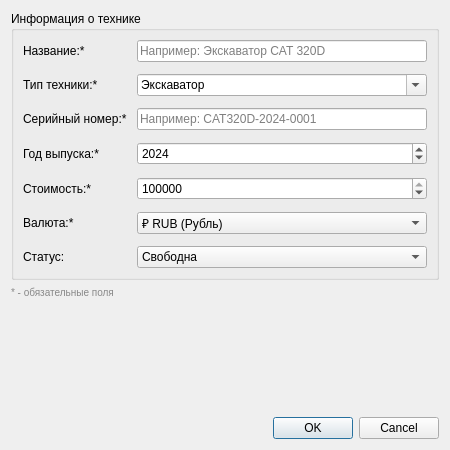
<?xml version="1.0" encoding="UTF-8"?>
<ui version="4.0">
 <class>MachineDialog</class>
 <widget class="QDialog" name="MachineDialog">
  <property name="geometry">
   <rect>
    <x>0</x>
    <y>0</y>
    <width>450</width>
    <height>450</height>
   </rect>
  </property>
  <property name="windowTitle">
   <string>Добавить технику</string>
  </property>
  <property name="modal">
   <bool>true</bool>
  </property>
  <layout class="QVBoxLayout" name="verticalLayout">
   <item>
    <widget class="QGroupBox" name="groupBox">
     <property name="title">
      <string>Информация о технике</string>
     </property>
     <layout class="QFormLayout" name="formLayout">
      <property name="horizontalSpacing">
       <number>10</number>
      </property>
      <property name="verticalSpacing">
       <number>12</number>
      </property>
      <item row="0" column="0">
       <widget class="QLabel" name="labelName">
        <property name="text">
         <string>Название:*</string>
        </property>
       </widget>
      </item>
      <item row="0" column="1">
       <widget class="QLineEdit" name="editName">
        <property name="placeholderText">
         <string>Например: Экскаватор CAT 320D</string>
        </property>
       </widget>
      </item>
      <item row="1" column="0">
       <widget class="QLabel" name="labelType">
        <property name="text">
         <string>Тип техники:*</string>
        </property>
       </widget>
      </item>
      <item row="1" column="1">
       <widget class="QComboBox" name="comboType">
        <property name="editable">
         <bool>true</bool>
        </property>
        <item>
         <property name="text">
          <string>Экскаватор</string>
         </property>
        </item>
        <item>
         <property name="text">
          <string>Кран</string>
         </property>
        </item>
        <item>
         <property name="text">
          <string>Бульдозер</string>
         </property>
        </item>
        <item>
         <property name="text">
          <string>Погрузчик</string>
         </property>
        </item>
        <item>
         <property name="text">
          <string>Автокран</string>
         </property>
        </item>
        <item>
         <property name="text">
          <string>Экскаватор-погрузчик</string>
         </property>
        </item>
        <item>
         <property name="text">
          <string>Самосвал</string>
         </property>
        </item>
        <item>
         <property name="text">
          <string>Бетономешалка</string>
         </property>
        </item>
        <item>
         <property name="text">
          <string>Каток</string>
         </property>
        </item>
        <item>
         <property name="text">
          <string>Грейдер</string>
         </property>
        </item>
        <item>
         <property name="text">
          <string>Виброплита</string>
         </property>
        </item>
        <item>
         <property name="text">
          <string>Компрессор</string>
         </property>
        </item>
       </widget>
      </item>
      <item row="2" column="0">
       <widget class="QLabel" name="labelSerial">
        <property name="text">
         <string>Серийный номер:*</string>
        </property>
       </widget>
      </item>
      <item row="2" column="1">
       <widget class="QLineEdit" name="editSerialNumber">
        <property name="placeholderText">
         <string>Например: CAT320D-2024-0001</string>
        </property>
       </widget>
      </item>
      <item row="3" column="0">
       <widget class="QLabel" name="labelYear">
        <property name="text">
         <string>Год выпуска:*</string>
        </property>
       </widget>
      </item>
      <item row="3" column="1">
       <widget class="QSpinBox" name="spinYear">
        <property name="minimum">
         <number>1990</number>
        </property>
        <property name="maximum">
         <number>2030</number>
        </property>
        <property name="value">
         <number>2024</number>
        </property>
       </widget>
      </item>
      <item row="4" column="0">
       <widget class="QLabel" name="labelCost">
        <property name="text">
         <string>Стоимость:*</string>
        </property>
       </widget>
      </item>
      <item row="4" column="1">
       <widget class="QSpinBox" name="spinCost">
        <property name="minimum">
         <number>1000</number>
        </property>
        <property name="maximum">
         <number>999999999</number>
        </property>
        <property name="singleStep">
         <number>100000</number>
        </property>
        <property name="value">
         <number>1000000</number>
        </property>
       </widget>
      </item>
      <item row="5" column="0">
       <widget class="QLabel" name="labelCurrency">
        <property name="text">
         <string>Валюта:*</string>
        </property>
       </widget>
      </item>
      <item row="5" column="1">
       <widget class="QComboBox" name="comboCurrency">
        <item>
         <property name="text">
          <string>₽ RUB (Рубль)</string>
         </property>
        </item>
        <item>
         <property name="text">
          <string>$ USD (Доллар)</string>
         </property>
        </item>
        <item>
         <property name="text">
          <string>€ EUR (Евро)</string>
         </property>
        </item>
        <item>
         <property name="text">
          <string>¥ CNY (Юань)</string>
         </property>
        </item>
       </widget>
      </item>
      <item row="6" column="0">
       <widget class="QLabel" name="labelStatus">
        <property name="text">
         <string>Статус:</string>
        </property>
       </widget>
      </item>
      <item row="6" column="1">
       <widget class="QComboBox" name="comboStatus">
        <item>
         <property name="text">
          <string>Свободна</string>
         </property>
        </item>
        <item>
         <property name="text">
          <string>На объекте</string>
         </property>
        </item>
        <item>
         <property name="text">
          <string>В ремонте</string>
         </property>
        </item>
        <item>
         <property name="text">
          <string>Списана</string>
         </property>
        </item>
       </widget>
      </item>
     </layout>
    </widget>
   </item>
   <item>
    <widget class="QLabel" name="labelRequired">
     <property name="text">
      <string>* - обязательные поля</string>
     </property>
     <property name="styleSheet">
      <string notr="true">color: #888888; font-size: 10px;</string>
     </property>
    </widget>
   </item>
   <item>
    <spacer name="verticalSpacer">
     <property name="orientation">
      <enum>Qt::Vertical</enum>
     </property>
     <property name="sizeHint" stdset="0">
      <size>
       <width>20</width>
       <height>20</height>
      </size>
     </property>
    </spacer>
   </item>
   <item>
    <widget class="QDialogButtonBox" name="buttonBox">
     <property name="orientation">
      <enum>Qt::Horizontal</enum>
     </property>
     <property name="standardButtons">
      <set>QDialogButtonBox::Cancel|QDialogButtonBox::Ok</set>
     </property>
    </widget>
   </item>
  </layout>
 </widget>
 <resources/>
 <connections>
  <connection>
   <sender>buttonBox</sender>
   <signal>accepted()</signal>
   <receiver>MachineDialog</receiver>
   <slot>accept()</slot>
   <hints>
    <hint type="sourcelabel">
     <x>248</x>
     <y>354</y>
    </hint>
    <hint type="destinationlabel">
     <x>157</x>
     <y>274</y>
    </hint>
   </hints>
  </connection>
  <connection>
   <sender>buttonBox</sender>
   <signal>rejected()</signal>
   <receiver>MachineDialog</receiver>
   <slot>reject()</slot>
   <hints>
    <hint type="sourcelabel">
     <x>316</x>
     <y>360</y>
    </hint>
    <hint type="destinationlabel">
     <x>286</x>
     <y>274</y>
    </hint>
   </hints>
  </connection>
 </connections>
</ui>
